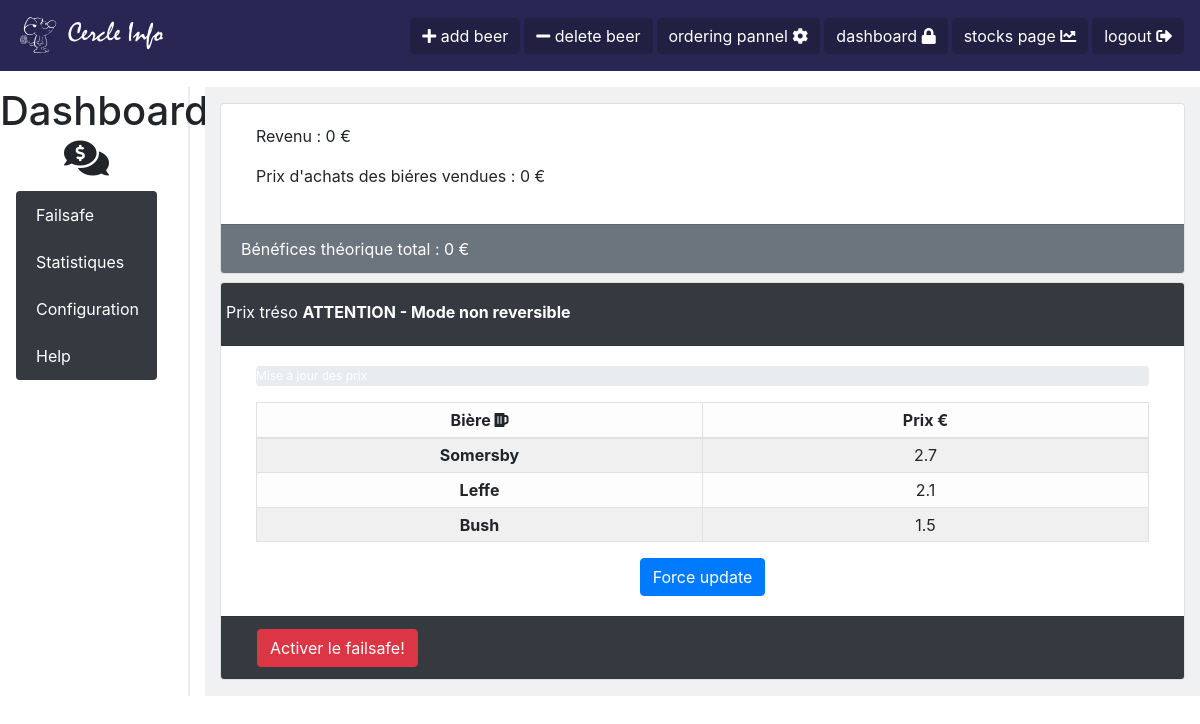
Before: /dashboard/ (signed in) with the older database file.
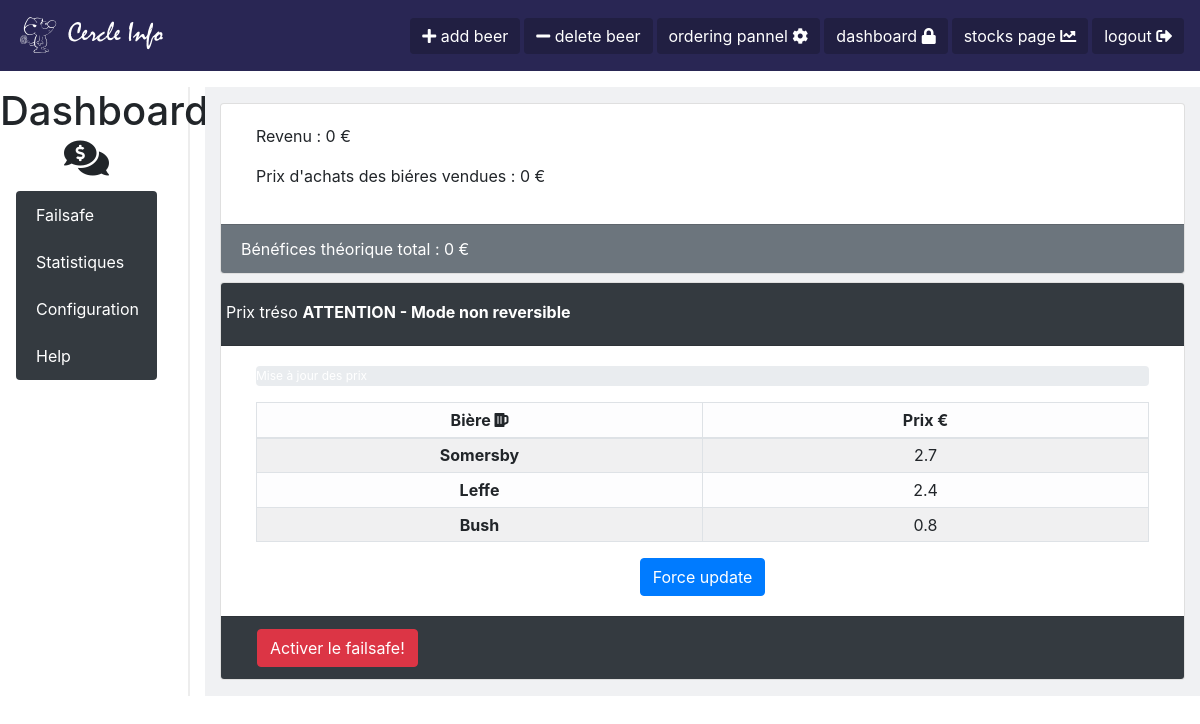
After: the same page with the newer database file.
### Beer/models.py (models this page shows, shortened)
class Beer(models.Model):
    beer_name = models.CharField(max_length=100)
    price = models.FloatField(null=False)
    buy_price = models.FloatField(null=False)
    stock = models.IntegerField(null=False)
    static_stock = models.IntegerField(null=False)
    coef_up = models.FloatField(null=False)
    coef_down = models.FloatField(null=False)
    coef_max = models.FloatField(null=False)
    coef_min = models.FloatField(null=False)
    q_qarder = models.IntegerField(null=False, default=0)
    q_current_qarder = models.IntegerField(null=False, default=0)
    alcohol_percentage = models.FloatField(null=False, default=0)
    bar = models.IntegerField(null=False, default=1)
    trend = models.CharField(max_length=10, default='EQUAL')
    out_of_stock = models.BooleanField(null=False, default=False)
    best_value = models.BooleanField(null=False, default=False)
    best_price = models.BooleanField(null=False, default=False)
    class Meta:
        permissions = (('show_tool_bar', 'Can show the toolbar'),
                       ('failsafe_mode', 'Can access to failsafe'),)

### Treso/views.py (the view)
# urls.py: path('dashboard/', TresoViews.dashboard, name='dashboard'),
@login_required
def dashboard(request):
    if request.user.has_perm('Beer.failsafe_mode'):
        total, total_buy_price, benef = _calculate_income()
        print(TresoFailsafe.objects.get(id=1).is_activated)
        return render(request,
                      'dashboard.html',
                      {'total': total,
                       'total_buy_price': total_buy_price,
                       'benef': benef, 'beers': Beer.objects.all(),
                       'failsafe': TresoFailsafe.objects.get(id=1).is_activated})
    else:
        raise PermissionDenied()

### Treso/views.py (called while the page is built)
def _calculate_income():
    total = 0
    total_buy_price = 0
    beer_sold = 0
    for hist in History.objects.all():
        total += hist.total_price
        total_buy_price += hist.buy_total_price
    return total, total_buy_price, total - total_buy_price

### templates/dashboard.html (shortened to what this page needs)
{%extends 'main_template.html' %}
{% load static %}
{% block head %}
        <link rel="stylesheet" href="{% static 'css/dashboard.css' %}">
{% endblock %}
{%block content%}
<div class="row">
  <div class="col-2" style="border-right: solid 2px #EDEDED;">
    <h1 class="text-center">Dashboard <i class="fas fa-comments-dollar"></i></h1>
    <div class="list-group flex-column nav-pills pl-3 pr-3" id="v-pills-tab" role="tablist" aria-orientation="vertical">
      <a class="list-group-item list-group-item-action bg-dark nav-btn" id="v-pills-home-tab" data-toggle="pill" href="#v-pills-home" role="tab" aria-controls="v-pills-home" aria-selected="true">Failsafe</a>
      <a class="list-group-item list-group-item-action bg-dark nav-btn" id="v-pills-profile-tab" data-toggle="pill" href="#v-pills-profile" role="tab" aria-controls="v-pills-profile" aria-selected="false">Statistiques</a>
      <a class="list-group-item list-group-item-action bg-dark nav-btn" id="v-pills-messages-tab" data-toggle="pill" href="#v-pills-messages" role="tab" aria-controls="v-pills-messages" aria-selected="false">Configuration</a>
      <a class="list-group-item list-group-item-action bg-dark nav-btn" id="v-pills-settings-tab" data-toggle="pill" href="#v-pills-settings" role="tab" aria-controls="v-pills-settings" aria-selected="false">Help</a>
    </div>
  </div>
  <div class="col-10">
    <div class="tab-content" id="v-pills-tabContent" style="background-color: #F0F1F3;">
      <div class="tab-pane fade show active" id="v-pills-home" role="tabpanel" aria-labelledby="v-pills-home-tab">
        {% if perms.Beer.failsafe_mode %}
        <div class="container pt-3 pb-3">
            <div class="card">
                <div class="card-body">
                    <div class="container">
                            <p>Revenu : {{ total }} €</p>
                            <p>Prix d'achats des biéres vendues : {{ total_buy_price }} €</p>
                    </div>
                </div>
                <div class="card-footer text-white bg-secondary">
                Bénéfices théorique total : {{ benef }} €
                </div>
            </div>
            <div class="card mt-2">
                <div class="card-header bg-dark text-white">
                    <div class="row">
                        <div>Prix tréso <b>ATTENTION - Mode non reversible</b>
                        </div>
                    </div>
                </div>
                <div class="card-body">
                <div class="container">
                      <div class="progress" style="height: 20px;">
                        <div class="progress-bar bg-danger" role="progressbar" style="width: 0%; background-color:#428bca;" id="progress_bar"aria-valuenow="0" aria-valuemin="0" aria-valuemax="100">Mise à jour des prix</div>
                      </div>
                    {% include 'prix_treso.html' with beers=beers %}
                    <div class="row justify-content-center">
                    <div class="btn btn-primary" onclick="set_price()">Force update</div>
                    </div>
                </div>
            </div>
            <div class="card-footer text-white bg-dark">
                <div class="btn btn-danger ml-3"  data-toggle="modal" data-target="#activate_fail_safeModal">Activer le failsafe!</div>
            </div>
        </div>
        </div>
        {% endif %}
      </div>
    </div>
  </div>
</div>
{%endblock%}

### templates/prix_treso.html
    <table class="table table-light table-bordered table-striped table-sm mt-3">
      <thead>
        <tr class="">
          <th class="text-center align-middle" scope="col">Bière <i class="fas fas fa-beer"></i></th>
          <th class="text-center" scope="col">Prix €</th>
        </tr>
      </thead>
      <tbody>
        {% for beer in beers %}
          <tr class="">
            <th class="text-center align-middle" scope="row" style="width: 50%"> {{beer.beer_name}} </th>
            <td class="text-center align-middle price" id="{{ beer.id }}" contenteditable="true" style="width: 50%"> {{beer.price}}</td>
          </tr>
        {% endfor %}
      </tbody>
    </table>

Changed rows visible on the page:
changed Beer "Leffe": price "2.1" → "2.4"
changed Beer "Bush": price "1.5" → "0.8"
